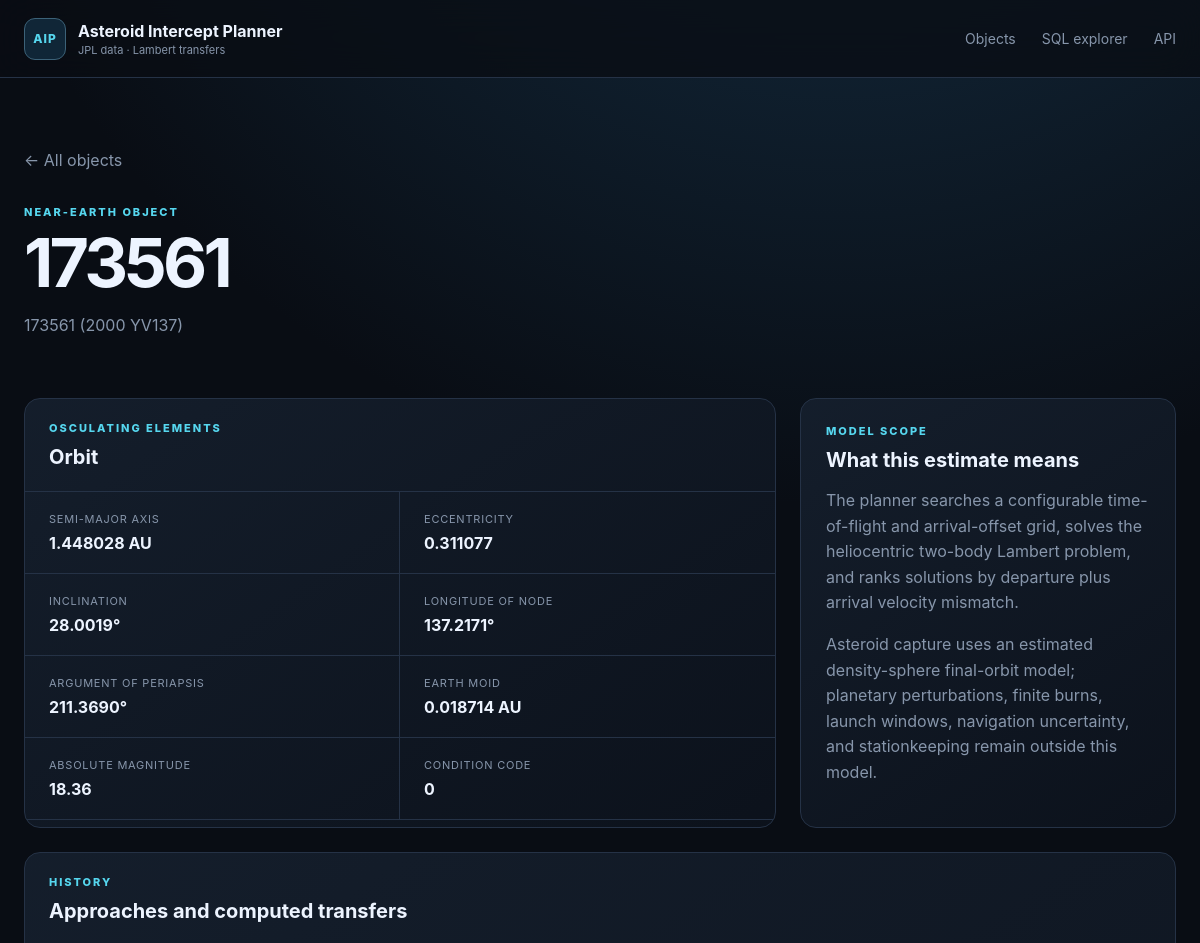
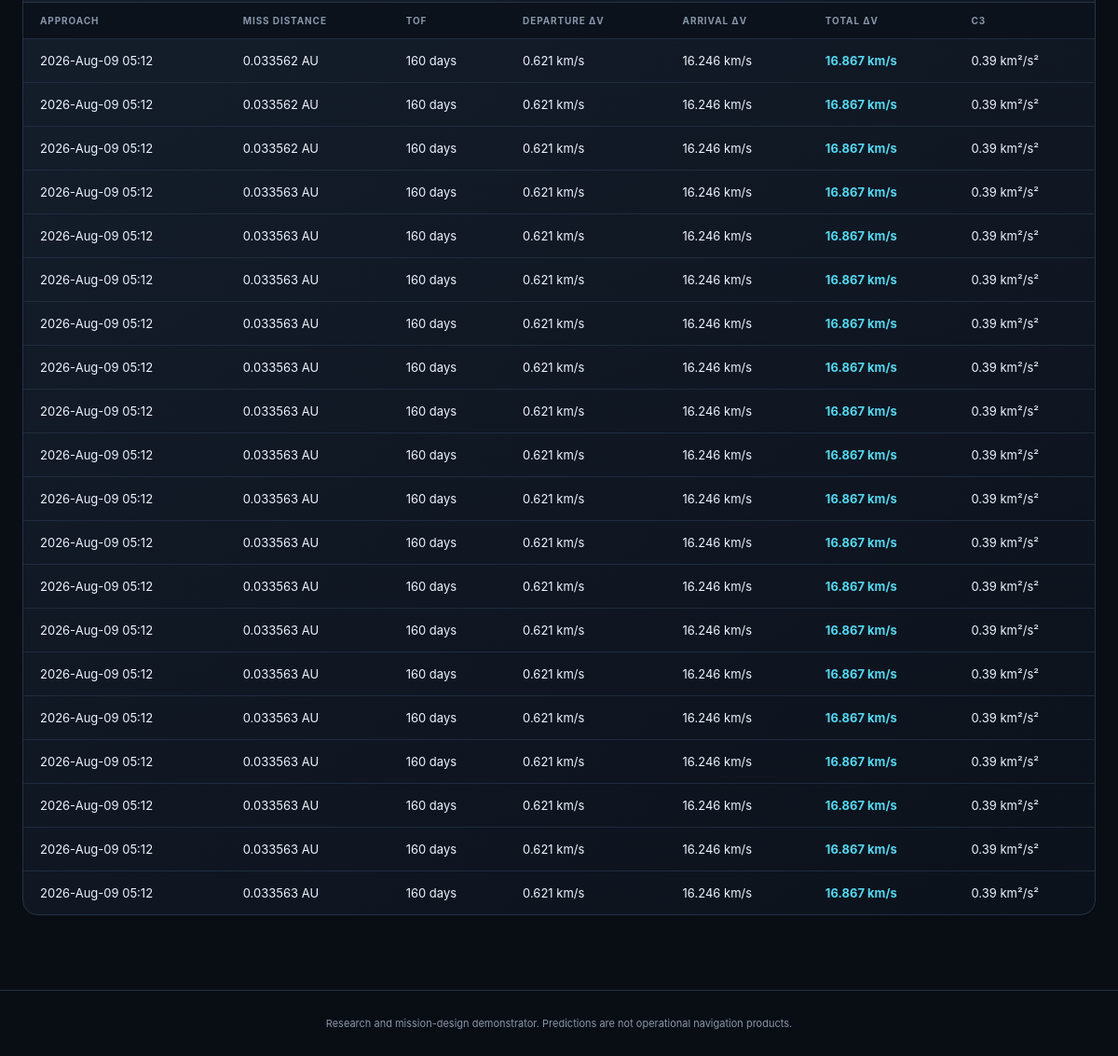
Screenshot of /asteroid/173561 with the database file from the repository (2 pictures, top to bottom).
### tables this page shows
CREATE TABLE orbital_elements (
    designation TEXT PRIMARY KEY REFERENCES asteroids(designation) ON DELETE CASCADE,
    epoch_jd_tdb REAL,
    semi_major_axis_au REAL NOT NULL,
    eccentricity REAL NOT NULL,
    inclination_deg REAL NOT NULL,
    raan_deg REAL NOT NULL,
    arg_periapsis_deg REAL NOT NULL,
    mean_anomaly_deg REAL,
    perihelion_time_jd_tdb REAL,
    perihelion_distance_au REAL,
    aphelion_distance_au REAL,
    orbital_period_days REAL,
    earth_moid_au REAL,
    condition_code TEXT,
    orbit_id TEXT,
    source TEXT NOT NULL,
    updated_at TEXT NOT NULL
);

CREATE TABLE asteroids (
    designation TEXT PRIMARY KEY,
    fullname TEXT,
    absolute_magnitude_h REAL,
    diameter_km REAL,
    first_seen_at TEXT NOT NULL,
    updated_at TEXT NOT NULL
);

CREATE TABLE intercept_plans (
    plan_id INTEGER PRIMARY KEY AUTOINCREMENT,
    approach_id INTEGER NOT NULL REFERENCES close_approaches(approach_id) ON DELETE CASCADE,
    method TEXT NOT NULL,
    departure_jd_tdb REAL NOT NULL,
    arrival_jd_tdb REAL NOT NULL,
    tof_days REAL NOT NULL,
    departure_dv_kms REAL NOT NULL,
    arrival_dv_kms REAL NOT NULL,
    total_dv_kms REAL NOT NULL,
    c3_km2_s2 REAL,
    leo_departure_dv_kms REAL,
    polyline_json TEXT,
    computed_at TEXT NOT NULL, capture_dv_kms REAL, stable_final_orbit INTEGER, capture_json TEXT,
    UNIQUE (approach_id, method)
);

CREATE TABLE close_approaches (
    approach_id INTEGER PRIMARY KEY AUTOINCREMENT,
    designation TEXT NOT NULL REFERENCES asteroids(designation) ON DELETE CASCADE,
    body TEXT NOT NULL DEFAULT 'Earth',
    close_approach_jd_tdb REAL NOT NULL,
    close_approach_text TEXT,
    distance_au REAL NOT NULL,
    distance_min_au REAL,
    distance_max_au REAL,
    relative_velocity_kms REAL,
    hyperbolic_excess_velocity_kms REAL,
    time_uncertainty TEXT,
    ingested_at TEXT NOT NULL,
    UNIQUE (designation, body, close_approach_jd_tdb)
);

### app/web.py (the view)
    @application.route("/asteroid/<designation>")
    def asteroid_detail(designation: str):
        asteroid = get_asteroid(designation, settings.database_path)
        if asteroid is None:
            return render_template("not_found.html", designation=designation), 404
        return render_template(
            "detail.html",
            asteroid=asteroid,
            approaches=asteroid_approaches(designation, settings.database_path),
        )

### app/database.py (called while the page is built, shortened)
def _dict_row(cursor: sqlite3.Cursor, row: tuple[Any, ...]) -> dict[str, Any]:
    return {column[0]: row[index] for index, column in enumerate(cursor.description)}

@contextmanager
def connect(path: Path | None = None) -> Iterator[sqlite3.Connection]:
    database_path = Path(path or get_settings().database_path)
    database_path.parent.mkdir(parents=True, exist_ok=True)
    connection = sqlite3.connect(database_path, timeout=30)
    connection.row_factory = _dict_row
    connection.execute("PRAGMA foreign_keys = ON")
    connection.execute("PRAGMA busy_timeout = 30000")
    try:
        yield connection
    finally:
        connection.close()

def initialize_database(path: Path | None = None) -> Path:
    database_path = Path(path or get_settings().database_path)
    schema = Path(__file__).with_name("schema.sql").read_text(encoding="utf-8")
    with connect(database_path) as connection:
        schema_version = int(connection.execute("PRAGMA user_version").fetchone()["user_version"])
        if schema_version < 2:
            connection.executescript(schema)
            connection.commit()
    return database_path

def fetch_all(
    query: str, params: Sequence[Any] = (), path: Path | None = None
) -> list[dict[str, Any]]:
    initialize_database(path)
    with connect(path) as connection:
        return connection.execute(query, params).fetchall()

def fetch_one(
    query: str, params: Sequence[Any] = (), path: Path | None = None
) -> dict[str, Any] | None:
    rows = fetch_all(query, params, path)
    return rows[0] if rows else None

def get_asteroid(designation: str, path: Path | None = None) -> dict[str, Any] | None:
    return fetch_one(
        """
        SELECT a.*, oe.*
        FROM asteroids a
        LEFT JOIN orbital_elements oe USING(designation)
        WHERE a.designation = ?
        """,
        (designation,),
        path,
    )

def asteroid_approaches(designation: str, path: Path | None = None) -> list[dict[str, Any]]:
    return fetch_all(
        """
        SELECT ca.*, ip.*
        FROM close_approaches ca
        LEFT JOIN intercept_plans ip USING(approach_id)
        WHERE ca.designation = ?
        ORDER BY ca.close_approach_jd_tdb DESC
        """,
        (designation,),
        path,
    )

### app/templates/detail.html (shortened to what this page needs)
{% extends "base.html" %}
{% block content %}
<section class="detail-hero">
  <a class="back" href="{{ url_for('index') }}">← All objects</a>
  <p class="eyebrow">NEAR-EARTH OBJECT</p>
  <h1>{{ asteroid.designation }}</h1>
  <p>{{ asteroid.fullname or 'JPL small-body designation' }}</p>
</section>
<section class="detail-grid">
  <article class="panel">
    <div class="panel-header"><div><p class="eyebrow">OSCULATING ELEMENTS</p><h2>Orbit</h2></div></div>
    <dl class="spec-grid">
      <div><dt>Semi-major axis</dt><dd>{{ asteroid.semi_major_axis_au|number(6) }} AU</dd></div>
      <div><dt>Eccentricity</dt><dd>{{ asteroid.eccentricity|number(6) }}</dd></div>
      <div><dt>Inclination</dt><dd>{{ asteroid.inclination_deg|number(4) }}°</dd></div>
      <div><dt>Longitude of node</dt><dd>{{ asteroid.raan_deg|number(4) }}°</dd></div>
      <div><dt>Argument of periapsis</dt><dd>{{ asteroid.arg_periapsis_deg|number(4) }}°</dd></div>
      <div><dt>Earth MOID</dt><dd>{{ asteroid.earth_moid_au|number(6) }} AU</dd></div>
      <div><dt>Absolute magnitude</dt><dd>{{ asteroid.absolute_magnitude_h|number(2) }}</dd></div>
      <div><dt>Condition code</dt><dd>{{ asteroid.condition_code or '—' }}</dd></div>
    </dl>
  </article>
  <article class="panel note-card">
    <p class="eyebrow">MODEL SCOPE</p>
    <h2>What this estimate means</h2>
    <p>The planner searches a configurable time-of-flight and arrival-offset grid, solves the heliocentric two-body Lambert problem, and ranks solutions by departure plus arrival velocity mismatch.</p>
    <p>Asteroid capture uses an estimated density-sphere final-orbit model; planetary perturbations, finite burns, launch windows, navigation uncertainty, and stationkeeping remain outside this model.</p>
  </article>
</section>
<section class="panel">
  <div class="panel-header"><div><p class="eyebrow">HISTORY</p><h2>Approaches and computed transfers</h2></div></div>
  <div class="table-wrap"><table>
    <thead><tr><th>Approach</th><th>Miss distance</th><th>TOF</th><th>Departure Δv</th><th>Arrival Δv</th><th>Total Δv</th><th>C3</th></tr></thead>
    <tbody>{% for row in approaches %}<tr>
      <td>{{ row.close_approach_text or row.close_approach_jd_tdb }}</td>
      <td>{{ row.distance_au|number(6) }} AU</td>
      <td>{{ row.tof_days|number(0) }} days</td>
      <td>{{ row.departure_dv_kms|number(3) }} km/s</td>
      <td>{{ row.arrival_dv_kms|number(3) }} km/s</td>
      <td><strong class="accent">{{ row.total_dv_kms|number(3) }} km/s</strong></td>
      <td>{{ row.c3_km2_s2|number(2) }} km²/s²</td>
    </tr>{% endfor %}</tbody>
  </table></div>
</section>
{% endblock %}

### app/templates/base.html (shortened to what this page needs)
<!doctype html>
<html lang="en">
  <head>
    <link rel="stylesheet" href="{{ url_for('static', filename='style.css') }}">
  </head>
  <body>
    <header class="site-header">
      <a class="brand" href="{{ url_for('index') }}">
        <span class="brand-mark">AIP</span>
        <span><strong>Asteroid Intercept Planner</strong><small>JPL data · Lambert transfers</small></span>
      </a>
      <nav>
        <a href="{{ url_for('index') }}">Objects</a>
        <a href="{{ url_for('data_explorer') }}">SQL explorer</a>
        <a href="{{ url_for('asteroid_api') }}">API</a>
      </nav>
    </header>
    <main>{% block content %}{% endblock %}</main>
    <footer>Research and mission-design demonstrator. Predictions are not operational navigation products.</footer>
  </body>
</html>

### app/static/style.css (style rules this page uses)
:root { --bg:#090d14;--surface:#101722;--surface-2:#151f2d;--line:#253246;--text:#edf4ff;--muted:#8796ab;--cyan:#56d7ef;--green:#67e8b5;--orange:#ffad66;--max:1440px;font-family:Inter,ui-sans-serif,system-ui,-apple-system,BlinkMacSystemFont,"Segoe UI",sans-serif;color-scheme:dark }
* { box-sizing:border-box }
body { margin:0;background:radial-gradient(circle at 70% -20%,#16334a 0,transparent 35%),var(--bg);color:var(--text);min-height:100vh }
.site-header { height:78px;border-bottom:1px solid var(--line);display:flex;align-items:center;justify-content:space-between;padding:0 max(24px,calc((100vw - var(--max))/2));background:rgba(9,13,20,.78);backdrop-filter:blur(18px);position:sticky;top:0;z-index:10 }
.brand { display:flex;gap:12px;align-items:center;text-decoration:none;color:var(--text) }
.brand-mark { width:42px;height:42px;border:1px solid #3c6278;background:#102637;border-radius:11px;display:grid;place-items:center;color:var(--cyan);font-size:12px;font-weight:800;letter-spacing:.08em }
.brand strong,.brand small { display:block }
.brand small { color:var(--muted);font-size:11px;margin-top:2px }
.site-header nav { display:flex;gap:26px }
.site-header nav a { color:var(--muted);text-decoration:none;font-size:14px }
main { max-width:var(--max);margin:auto;padding:42px 24px 80px }
.eyebrow { font-size:11px;letter-spacing:.18em;color:var(--cyan);font-weight:800;margin:0 0 10px }
.hero h1,.detail-hero h1 { font-size:clamp(42px,6vw,82px);line-height:.98;margin:0;letter-spacing:-.055em }
.hero>div>p:last-child,.detail-hero>p:last-child { color:var(--muted);max-width:680px;line-height:1.65 }
.panel { border:1px solid var(--line);background:linear-gradient(145deg,rgba(21,31,45,.93),rgba(12,18,28,.93));border-radius:16px;overflow:hidden }
.panel-header { padding:22px 24px;border-bottom:1px solid var(--line);display:flex;align-items:center;justify-content:space-between;gap:24px }
.panel-header h2,.note-card h2,.table-list h2 { margin:0;font-size:20px }
.table-wrap { overflow:auto }
table { width:100%;border-collapse:collapse;font-size:13px }
th { text-align:left;color:var(--muted);font-size:10px;text-transform:uppercase;letter-spacing:.09em;padding:13px 18px;background:#0c121b;white-space:nowrap }
td { border-top:1px solid rgba(37,50,70,.75);padding:15px 18px;white-space:nowrap }
.object-link:hover,.accent { color:var(--cyan) }
.detail-hero { padding:30px 0 44px }
.detail-hero h1 { font-size:68px }
.back { display:inline-block;margin-bottom:35px;color:var(--muted);text-decoration:none }
.detail-grid { display:grid;grid-template-columns:2fr 1fr;gap:24px;margin-bottom:24px }
.spec-grid { display:grid;grid-template-columns:repeat(2,1fr);margin:0 }
.spec-grid div { padding:20px 24px;border-bottom:1px solid var(--line) }
.spec-grid div:nth-child(odd) { border-right:1px solid var(--line) }
dt { color:var(--muted);font-size:11px;text-transform:uppercase;letter-spacing:.07em }
dd { margin:7px 0 0;font-weight:700 }
.note-card { padding:25px }
.note-card p:not(.eyebrow) { color:var(--muted);line-height:1.6 }
footer { border-top:1px solid var(--line);color:var(--muted);padding:28px;text-align:center;font-size:11px }

### rows the page displays
orbital_elements: designation "173561", semi_major_axis_au|number "1.448028", eccentricity|number "0.311077", inclination_deg|number "28.0019", raan_deg|number "137.2171", arg_periapsis_deg|number "211.3690", earth_moid_au|number "0.018714", condition_code "0"
asteroids: fullname "173561 (2000 YV137)", absolute_magnitude_h|number "18.36"
intercept_plans: close_approach_text "2026-Aug-09 05:12", distance_au|number "0.033562", tof_days|number "160", departure_dv_kms|number "0.621", arrival_dv_kms|number "16.246", total_dv_kms|number "16.867", c3_km2_s2|number "0.39"
intercept_plans: close_approach_text "2026-Aug-09 05:12", distance_au|number "0.033562", tof_days|number "160", departure_dv_kms|number "0.621", arrival_dv_kms|number "16.246", total_dv_kms|number "16.867", c3_km2_s2|number "0.39"
intercept_plans: close_approach_text "2026-Aug-09 05:12", distance_au|number "0.033562", tof_days|number "160", departure_dv_kms|number "0.621", arrival_dv_kms|number "16.246", total_dv_kms|number "16.867", c3_km2_s2|number "0.39"
intercept_plans: close_approach_text "2026-Aug-09 05:12", distance_au|number "0.033563", tof_days|number "160", departure_dv_kms|number "0.621", arrival_dv_kms|number "16.246", total_dv_kms|number "16.867", c3_km2_s2|number "0.39"
intercept_plans: close_approach_text "2026-Aug-09 05:12", distance_au|number "0.033563", tof_days|number "160", departure_dv_kms|number "0.621", arrival_dv_kms|number "16.246", total_dv_kms|number "16.867", c3_km2_s2|number "0.39"
intercept_plans: close_approach_text "2026-Aug-09 05:12", distance_au|number "0.033563", tof_days|number "160", departure_dv_kms|number "0.621", arrival_dv_kms|number "16.246", total_dv_kms|number "16.867", c3_km2_s2|number "0.39"
intercept_plans: close_approach_text "2026-Aug-09 05:12", distance_au|number "0.033563", tof_days|number "160", departure_dv_kms|number "0.621", arrival_dv_kms|number "16.246", total_dv_kms|number "16.867", c3_km2_s2|number "0.39"
intercept_plans: close_approach_text "2026-Aug-09 05:12", distance_au|number "0.033563", tof_days|number "160", departure_dv_kms|number "0.621", arrival_dv_kms|number "16.246", total_dv_kms|number "16.867", c3_km2_s2|number "0.39"
intercept_plans: close_approach_text "2026-Aug-09 05:12", distance_au|number "0.033563", tof_days|number "160", departure_dv_kms|number "0.621", arrival_dv_kms|number "16.246", total_dv_kms|number "16.867", c3_km2_s2|number "0.39"
intercept_plans: close_approach_text "2026-Aug-09 05:12", distance_au|number "0.033563", tof_days|number "160", departure_dv_kms|number "0.621", arrival_dv_kms|number "16.246", total_dv_kms|number "16.867", c3_km2_s2|number "0.39"
intercept_plans: close_approach_text "2026-Aug-09 05:12", distance_au|number "0.033563", tof_days|number "160", departure_dv_kms|number "0.621", arrival_dv_kms|number "16.246", total_dv_kms|number "16.867", c3_km2_s2|number "0.39"
intercept_plans: close_approach_text "2026-Aug-09 05:12", distance_au|number "0.033563", tof_days|number "160", departure_dv_kms|number "0.621", arrival_dv_kms|number "16.246", total_dv_kms|number "16.867", c3_km2_s2|number "0.39"
intercept_plans: close_approach_text "2026-Aug-09 05:12", distance_au|number "0.033563", tof_days|number "160", departure_dv_kms|number "0.621", arrival_dv_kms|number "16.246", total_dv_kms|number "16.867", c3_km2_s2|number "0.39"
intercept_plans: close_approach_text "2026-Aug-09 05:12", distance_au|number "0.033563", tof_days|number "160", departure_dv_kms|number "0.621", arrival_dv_kms|number "16.246", total_dv_kms|number "16.867", c3_km2_s2|number "0.39"
intercept_plans: close_approach_text "2026-Aug-09 05:12", distance_au|number "0.033563", tof_days|number "160", departure_dv_kms|number "0.621", arrival_dv_kms|number "16.246", total_dv_kms|number "16.867", c3_km2_s2|number "0.39"
intercept_plans: close_approach_text "2026-Aug-09 05:12", distance_au|number "0.033563", tof_days|number "160", departure_dv_kms|number "0.621", arrival_dv_kms|number "16.246", total_dv_kms|number "16.867", c3_km2_s2|number "0.39"
intercept_plans: close_approach_text "2026-Aug-09 05:12", distance_au|number "0.033563", tof_days|number "160", departure_dv_kms|number "0.621", arrival_dv_kms|number "16.246", total_dv_kms|number "16.867", c3_km2_s2|number "0.39"
intercept_plans: close_approach_text "2026-Aug-09 05:12", distance_au|number "0.033563", tof_days|number "160", departure_dv_kms|number "0.621", arrival_dv_kms|number "16.246", total_dv_kms|number "16.867", c3_km2_s2|number "0.39"
intercept_plans: close_approach_text "2026-Aug-09 05:12", distance_au|number "0.033563", tof_days|number "160", departure_dv_kms|number "0.621", arrival_dv_kms|number "16.246", total_dv_kms|number "16.867", c3_km2_s2|number "0.39"
intercept_plans: close_approach_text "2026-Aug-09 05:12", distance_au|number "0.033563", tof_days|number "160", departure_dv_kms|number "0.621", arrival_dv_kms|number "16.246", total_dv_kms|number "16.867", c3_km2_s2|number "0.39"
